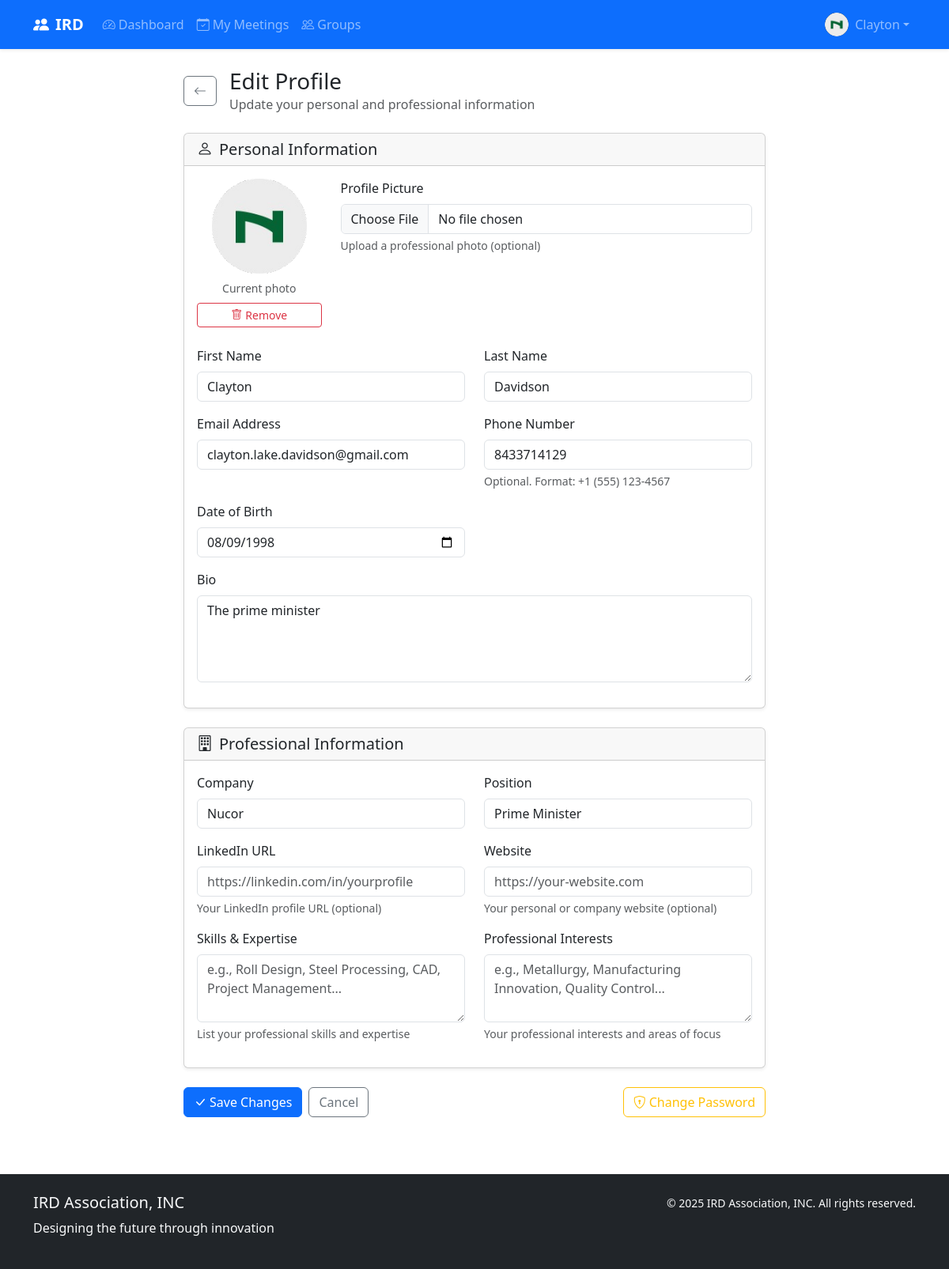
Page /accounts/profile/edit/ (signed in) on the committed database.
### accounts/models.py (models this page shows, shortened)
class CustomUser(AbstractUser):
    email = models.EmailField(unique=True, db_index=True)
    phone_regex = RegexValidator(
        regex=r'^\+?1?\d{9,15}$',
        message="Phone number must be entered in format: '+999999999'. Up to 15 digits allowed."
    )
    phone = models.CharField(validators=[phone_regex], max_length=17, blank=True)
    date_of_birth = models.DateField(null=True, blank=True)
    bio = models.TextField(max_length=500, blank=True)
    profile_picture = models.ImageField(upload_to='profiles/', blank=True)
    is_premium_member = models.BooleanField(default=False, db_index=True)
    membership_start_date = models.DateField(null=True, blank=True)
    membership_end_date = models.DateField(null=True, blank=True)
    created_at = models.DateTimeField(auto_now_add=True)
    updated_at = models.DateTimeField(auto_now=True)
    USERNAME_FIELD = 'email'
    REQUIRED_FIELDS = ['username']

class MemberProfile(models.Model):
    user = models.OneToOneField(CustomUser, on_delete=models.CASCADE, related_name='profile')
    company = models.CharField(max_length=100, blank=True)
    position = models.CharField(max_length=100, blank=True)
    linkedin_url = models.URLField(blank=True)
    website = models.URLField(blank=True)
    skills = models.TextField(blank=True)
    interests = models.TextField(blank=True)
    created_at = models.DateTimeField(auto_now_add=True)
    updated_at = models.DateTimeField(auto_now=True)

### accounts/views.py (the view)
# urls.py: path('profile/edit/', views.edit_profile, name='edit_profile'),
@login_required
def edit_profile(request):
    profile, created = MemberProfile.objects.get_or_create(user=request.user)
    if request.method == 'POST':
        user_form = UserProfileForm(request.POST, request.FILES, instance=request.user)
        profile_form = MemberProfileForm(request.POST, instance=profile)
        if user_form.is_valid() and profile_form.is_valid():
            user_form.save()
            profile_form.save()
            messages.success(request, 'Your profile has been updated successfully!')
            return redirect('accounts:profile')
    else:
        user_form = UserProfileForm(instance=request.user)
        profile_form = MemberProfileForm(instance=profile)
    context = {
        'user_form': user_form,
        'profile_form': profile_form,
        'profile': profile,
    }
    return render(request, 'accounts/edit_profile.html', context)

### accounts/forms.py (shortened to what this page needs)
class MemberProfileForm(forms.ModelForm):
    class Meta:
        model = MemberProfile
        fields = ['company', 'position', 'linkedin_url', 'website', 'skills', 'interests']
        widgets = {
            'skills': forms.Textarea(attrs={'rows': 3}),
            'interests': forms.Textarea(attrs={'rows': 3}),
        }

### templates/accounts/edit_profile.html (shortened to what this page needs)
{% extends 'base/base.html' %}
{% block content %}
<div class="container mt-4">
    <div class="row justify-content-center">
        <div class="col-lg-8">
            <div class="d-flex align-items-center mb-4">
                <a href="{% url 'accounts:profile' %}" class="btn btn-outline-secondary me-3">
                    <i class="bi bi-arrow-left"></i>
                </a>
                <div>
                    <h1 class="h3 mb-0">Edit Profile</h1>
                    <p class="text-muted mb-0">Update your personal and professional information</p>
                </div>
            </div>
            <form method="post" enctype="multipart/form-data">
                <div class="card shadow-sm mb-4">
                    <div class="card-header">
                        <h5 class="mb-0">
                            <i class="bi bi-person me-2"></i>Personal Information
                        </h5>
                    </div>
                    <div class="card-body">
                        <div class="row mb-4">
                            <div class="col-md-3 text-center">
                                {% if user.profile_picture %}
                                    <img src="{{ user.profile_picture.url }}" class="rounded-circle mb-2" width="120" height="120" style="object-fit: cover;">
                                    <div class="d-flex flex-column gap-2">
                                        <small class="text-muted">Current photo</small>
                                        <form method="post" action="{% url 'accounts:delete_profile_picture' %}" style="display: inline;">
                                            <button type="submit" class="btn btn-outline-danger btn-sm"
                                                    onclick="return confirm('Remove profile picture?')">
                                                <i class="bi bi-trash me-1"></i>Remove
                                            </button>
                                        </form>
                                    </div>
                                {% else %}
                                    <div class="bg-secondary rounded-circle mx-auto mb-2 d-flex align-items-center justify-content-center" style="width: 120px; height: 120px;">
                                        <i class="bi bi-person-fill text-white" style="font-size: 3rem;"></i>
                                    </div>
                                    <small class="text-muted">No photo</small>
                                {% endif %}
                            </div>
                            <div class="col-md-9">
                                <label for="{{ user_form.profile_picture.id_for_label }}" class="form-label">Profile Picture</label>
                                {{ user_form.profile_picture }}
                                {% if user_form.profile_picture.help_text %}
                                    <div class="form-text">{{ user_form.profile_picture.help_text }}</div>
                                {% endif %}
                            </div>
                        </div>
                        <div class="row">
                            <div class="col-md-6 mb-3">
                                <label for="{{ user_form.first_name.id_for_label }}" class="form-label">First Name</label>
                                {{ user_form.first_name }}
                            </div>
                            <div class="col-md-6 mb-3">
                                <label for="{{ user_form.last_name.id_for_label }}" class="form-label">Last Name</label>
                                {{ user_form.last_name }}
                            </div>
                        </div>
                        <div class="row">
                            <div class="col-md-6 mb-3">
                                <label for="{{ user_form.email.id_for_label }}" class="form-label">Email Address</label>
                                {{ user_form.email }}
                            </div>
                            <div class="col-md-6 mb-3">
                                <label for="{{ user_form.phone.id_for_label }}" class="form-label">Phone Number</label>
                                {{ user_form.phone }}
                                {% if user_form.phone.help_text %}
                                    <div class="form-text">{{ user_form.phone.help_text }}</div>
                                {% endif %}
                            </div>
                        </div>
                        <div class="row">
                            <div class="col-md-6 mb-3">
                                <label for="{{ user_form.date_of_birth.id_for_label }}" class="form-label">Date of Birth</label>
                                {{ user_form.date_of_birth }}
                            </div>
                        </div>
                        <div class="mb-3">
                            <label for="{{ user_form.bio.id_for_label }}" class="form-label">Bio</label>
                            {{ user_form.bio }}
                        </div>
                    </div>
                </div>
                <div class="card shadow-sm mb-4">
                    <div class="card-header">
                        <h5 class="mb-0">
                            <i class="bi bi-building me-2"></i>Professional Information
                        </h5>
                    </div>
                    <div class="card-body">
                        <div class="row">
                            <div class="col-md-6 mb-3">
                                <label for="{{ profile_form.company.id_for_label }}" class="form-label">Company</label>
                                {{ profile_form.company }}
                            </div>
                            <div class="col-md-6 mb-3">
                                <label for="{{ profile_form.position.id_for_label }}" class="form-label">Position</label>
                                {{ profile_form.position }}
                            </div>
                        </div>
                        <div class="row">
                            <div class="col-md-6 mb-3">
                                <label for="{{ profile_form.linkedin_url.id_for_label }}" class="form-label">LinkedIn URL</label>
                                {{ profile_form.linkedin_url }}
                                {% if profile_form.linkedin_url.help_text %}
                                    <div class="form-text">{{ profile_form.linkedin_url.help_text }}</div>
                                {% endif %}
                            </div>
                            <div class="col-md-6 mb-3">
                                <label for="{{ profile_form.website.id_for_label }}" class="form-label">Website</label>
                                {{ profile_form.website }}
                                {% if profile_form.website.help_text %}
                                    <div class="form-text">{{ profile_form.website.help_text }}</div>
                                {% endif %}
                            </div>
                        </div>
                        <div class="row">
                            <div class="col-md-6 mb-3">
                                <label for="{{ profile_form.skills.id_for_label }}" class="form-label">Skills & Expertise</label>
                                {{ profile_form.skills }}
                                {% if profile_form.skills.help_text %}
                                    <div class="form-text">{{ profile_form.skills.help_text }}</div>
                                {% endif %}
                            </div>
                            <div class="col-md-6 mb-3">
                                <label for="{{ profile_form.interests.id_for_label }}" class="form-label">Professional Interests</label>
                                {{ profile_form.interests }}
                                {% if profile_form.interests.help_text %}
                                    <div class="form-text">{{ profile_form.interests.help_text }}</div>
                                {% endif %}
                            </div>
                        </div>
                    </div>
                </div>
                <div class="d-flex gap-2 mb-4">
                    <button type="submit" class="btn btn-primary">
                        <i class="bi bi-check-lg me-1"></i>Save Changes
                    </button>
                    <a href="{% url 'accounts:profile' %}" class="btn btn-outline-secondary">Cancel</a>
                    <a href="{% url 'accounts:change_password' %}" class="btn btn-outline-warning ms-auto">
                        <i class="bi bi-shield-lock me-1"></i>Change Password
                    </a>
                </div>
            </form>
        </div>
    </div>
</div>
{% endblock %}

### templates/base/base.html (shortened to what this page needs)
<!DOCTYPE html>
<html lang="en">
  <head>
    <link
      href="https://cdn.jsdelivr.net/npm/bootstrap@5.3.2/dist/css/bootstrap.min.css"
      rel="stylesheet"
    />
    <link
      href="https://cdn.jsdelivr.net/npm/bootstrap-icons@1.11.0/font/bootstrap-icons.css"
      rel="stylesheet"
    />
  </head>
  <body>
    <nav class="navbar navbar-expand-lg navbar-dark bg-primary shadow-sm">
      <div class="container">
        <a class="navbar-brand fw-bold" href="{% url 'core:home' %}">
          <i class="bi bi-people-fill me-2"></i>IRD
        </a>
        <div class="collapse navbar-collapse" id="navbarNav">
          <ul class="navbar-nav me-auto">
            {% if user.is_authenticated %}
            <li class="nav-item">
              <a class="nav-link" href="{% url 'core:dashboard' %}">
                <i class="bi bi-speedometer2 me-1"></i>Dashboard
              </a>
            </li>
            <li class="nav-item">
              <a class="nav-link" href="{% url 'meetings:my_meetings' %}">
                <i class="bi bi-calendar-check me-1"></i>My Meetings
              </a>
            </li>
            <li class="nav-item">
              <a class="nav-link" href="#">
                <i class="bi bi-people me-1"></i>Groups
              </a>
            </li>
            {% endif %}
          </ul>
          <div class="navbar-nav ms-auto">
            {% if user.is_authenticated %}
            <li class="nav-item dropdown">
              <a
                class="nav-link dropdown-toggle d-flex align-items-center"
                href="#"
                data-bs-toggle="dropdown"
              >
                {% if user.profile_picture %}
                <img
                  src="{{ user.profile_picture.url }}"
                  width="30"
                  height="30"
                  class="rounded-circle me-2"
                />
                {% else %}
                <i class="bi bi-person-circle fs-5 me-2"></i>
                {% endif %} {{ user.first_name|default:user.username }}
              </a>
            </li>
            {% endif %}
          </div>
        </div>
      </div>
    </nav>
    <main class="container-fluid px-0">
      {% block content %} {% endblock %}
    </main>
    <footer class="bg-dark text-light py-4 mt-5">
      <div class="container">
        <div class="row">
          <div class="col-md-6">
            <h5>IRD Association, INC</h5>
            <p>Designing the future through innovation</p>
          </div>
          <div class="col-md-6 text-md-end">
            <small
              >© {% now "Y" %} IRD Association, INC. All rights reserved.</small
            >
          </div>
        </div>
      </div>
    </footer>
  </body>
</html>

### rows in the picture
CustomUser: profile_picture (picture), first_name "Clayton", last_name "Davidson", email "clayton.lake.davidson@gmail.com", phone "8433714129", date_of_birth "08/09/1998", bio "The prime minister"
MemberProfile: company "Nucor", position "Prime Minister"

### other values in the picture
{{ user_form.profile_picture.help_text }} "Upload a professional photo (optional)"
{{ user_form.phone.help_text }} "Optional. Format: +1 (555) 123-4567"
{{ profile_form.linkedin_url.help_text }} "Your LinkedIn profile URL (optional)"
{{ profile_form.website.help_text }} "Your personal or company website (optional)"
{{ profile_form.skills.help_text }} "List your professional skills and expertise"
{{ profile_form.interests.help_text }} "Your professional interests and areas of focus"
